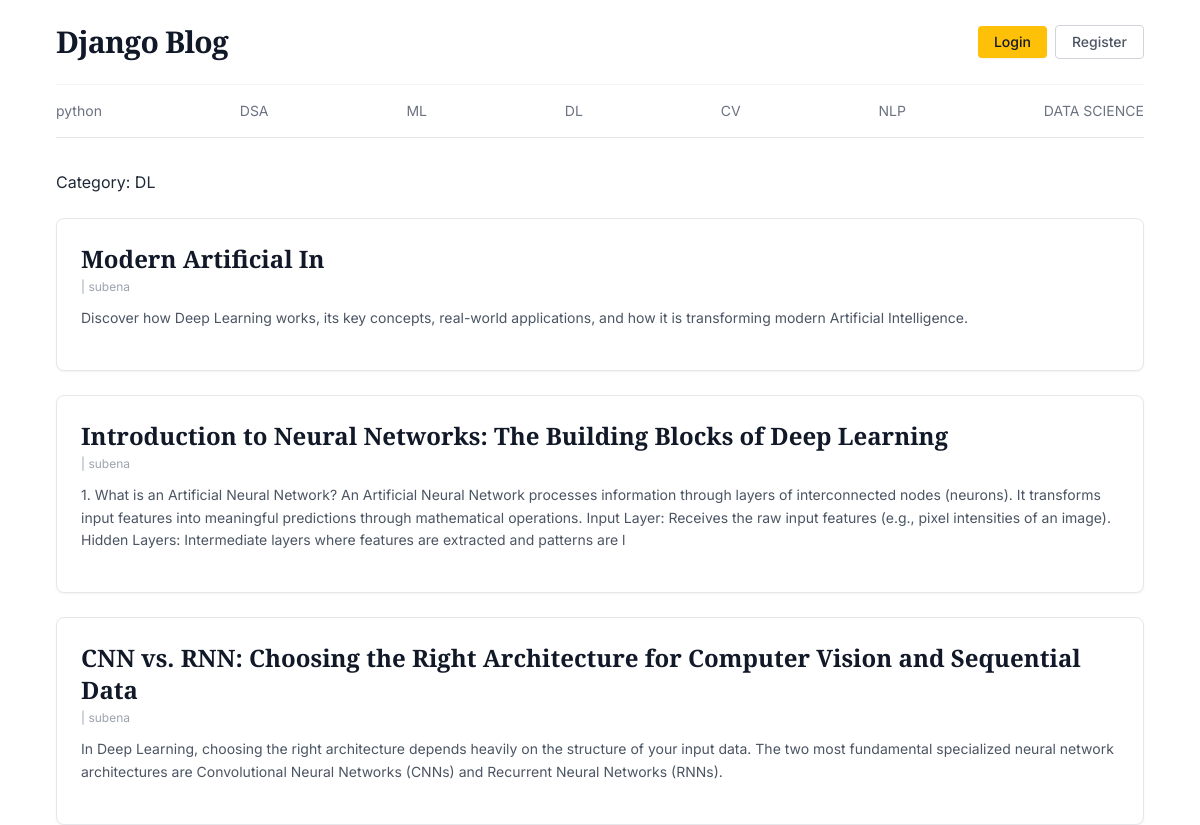
The app's page /category/4/ with its own data.
### blog/models.py (models this page shows, shortened)
class Category(models.Model):
    name = models.CharField(max_length = 100, unique=True)
    created_at = models.DateTimeField(auto_now_add = True)
    updated_at = models.DateTimeField(auto_now = True)

class BlogPost(models.Model):
    title = models.CharField(max_length = 200)
    slug = models.CharField(max_length = 200,unique=True,blank =True)
    category = models.ForeignKey(Category,on_delete = models.CASCADE)
    author = models.ForeignKey(User,on_delete = models.CASCADE)
    short_description = models.CharField(max_length = 400)
    featured_image = models.ImageField(upload_to='posts/', blank=True, null=True)
    blog_body = models.CharField(max_length = 2000)
    status = models.IntegerField(choices = STATUS_MODE)
    is_feature = models.BooleanField(default=False)
    created_at = models.DateTimeField(auto_now = True)
    updated_at = models.DateTimeField(auto_now = True)

### blog/views.py (the view)
# urls.py: path('category/<int:category_id>/',views.posts_by_category,name='posts_by_category'),
def posts_by_category(request,category_id):
    posts = BlogPost.objects.filter(status=1,category=category_id)
    category = get_object_or_404(Category,pk=category_id)
    context = {
        'posts': posts,
        'category':category,
    }
    return render(request, 'posts_by_category.html', context)

### blog/context_processors.py (called while the page is built)
def get_categories(request):
    categories = Category.objects.all()
    return dict(categories=categories)

### templates/posts_by_category.html
{% extends 'base.html' %}
{% block content %}
        <section class="mt-8 grid grid-cols-1 gap-6">
            <h3>Category: {{ category.name }}</h3>
            {% if posts %}
                {% for post in posts %}
                <div class="bg-white p-6 rounded-lg border border-gray-200 shadow-sm hover:shadow-md transition-shadow">
                    <h2 class="font-serif text-2xl font-bold text-gray-900 mb-1">
                        <a href="#">{{ post.title }}</a>
                    </h2>
                    <div class="text-xs text-gray-400 mb-3">
                        {{ post.created_on }} | {{ post.author }}
                    </div>
                    <p class="text-gray-600 text-sm leading-relaxed mb-4">
                        {{ post.short_description }}
                    </p>
                </div>
                {% endfor %}
            {% else %}
                <p>No posts found in this category.</p>
            {% endif %}
        </section>
{% endblock %}

### templates/base.html (shortened to what this page needs)
{% load static %}
<!DOCTYPE html>
<html lang="en">
<head>
    <script src="https://cdn.tailwindcss.com"></script>
</head>
<body class="bg-white text-gray-800 font-sans antialiased min-h-screen flex flex-col">
    <div class="max-w-6xl mx-auto px-4 sm:px-6 lg:px-8 w-full">
        <header class="flex justify-between items-center py-6 border-b border-gray-100">
            <a href="#" class="font-serif text-3xl font-bold tracking-tight text-gray-900 hover:text-gray-700 transition-colors">
                Django Blog
            </a>
            <div class="flex items-center space-x-2">
                <button class="bg-amberButton hover:bg-yellow-500 text-gray-900 text-sm font-medium px-4 py-1.5 rounded transition-colors shadow-sm">
                    Login
                </button>
                <button class="border border-gray-300 hover:bg-gray-50 text-gray-600 text-sm font-medium px-4 py-1.5 rounded transition-colors">
                    Register
                </button>
            </div>
        </header>
        <nav class="py-4 border-b border-gray-200">
            <ul class="flex flex-wrap justify-between items-center text-sm font-normal text-gray-500 gap-y-2">
               {% for category in categories %}
                <li><a href="{% url 'posts_by_category' category.id %}" class="hover:text-gray-900 transition-colors">{{ category.name }}</a></li>
                {% endfor %}
            </ul>
        </nav>
{% block content %}
{% endblock %}
</body>
</html>

### records on screen
Category: name "python"
Category: name "DSA"
Category: name "ML"
Category: name "DL"
Category: name "CV"
Category: name "NLP"
Category: name "DATA SCIENCE"
BlogPost: title "Modern Artificial In", author "subena", short_description "Discover how Deep Learning works, its key concepts, real-world applications, and how it is transforming modern Artificial Intelligence."
BlogPost: title "Introduction to Neural Networks: The Building Blocks of Deep Learning", author "subena", short_description "1. What is an Artificial Neural Network? An Artificial Neural Network processes information through layers of interconnected nodes (neurons). It transforms input features into meaningful predictions through mathematical operations. Input Layer: Receives the raw input features (e.g., pixel intensities of an image). Hidden Layers: Intermediate layers where features are extracted and patterns are l"
BlogPost: title "CNN vs. RNN: Choosing the Right Architecture for Computer Vision and Sequential Data", author "subena", short_description "In Deep Learning, choosing the right architecture depends heavily on the structure of your input data. The two most fundamental specialized neural network architectures are Convolutional Neural Networks (CNNs) and Recurrent Neural Networks (RNNs)."
